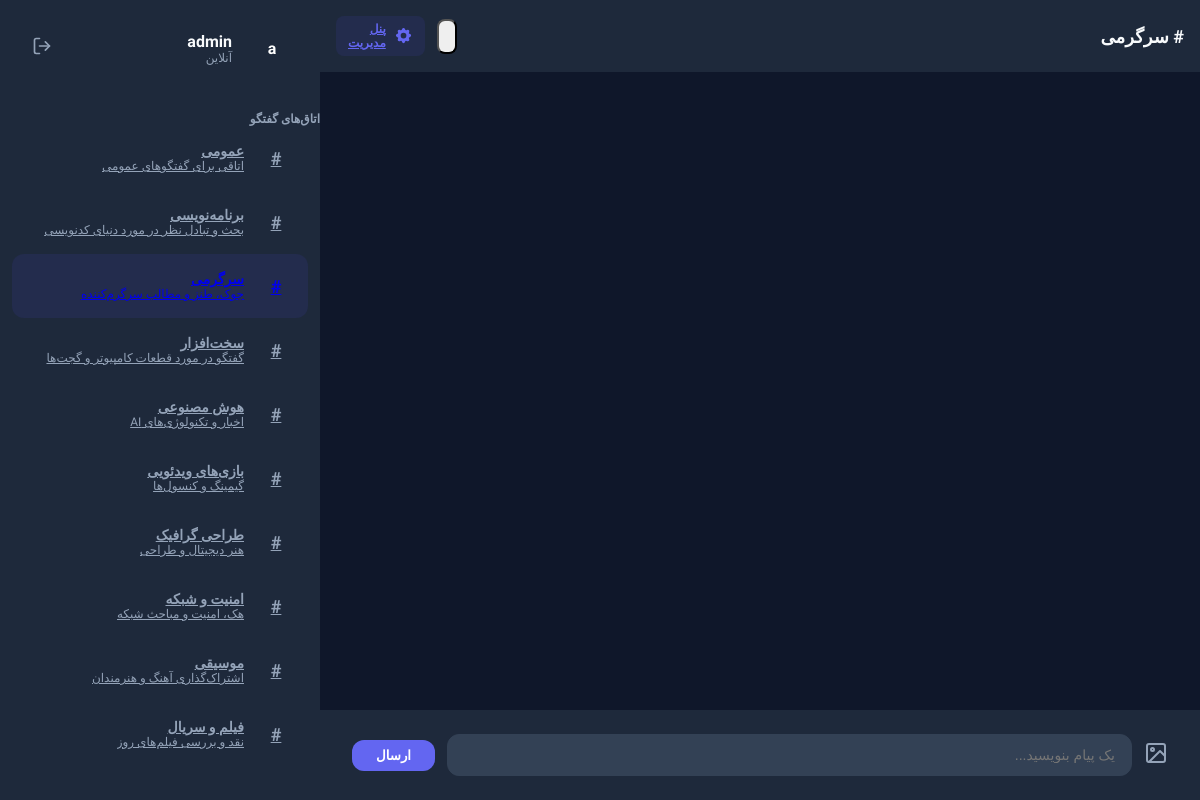
Page /chat?room_id=3 (signed in) on the committed database.
### tables this page shows
CREATE TABLE rooms (
    id INTEGER PRIMARY KEY AUTOINCREMENT,
    name VARCHAR(100) NOT NULL,
    description TEXT
);

### app/Controllers/ChatController.php (called while the page is built, shortened)
<?php
class ChatController extends Controller {
    private $roomModel;
    private $userModel;
    private $pmModel;
    public function __construct() {
        $this->roomModel = new Room();
        $this->userModel = new User();
        $this->pmModel = new PrivateMessage();
    }
    public function index() {
        $rooms = $this->roomModel->getAll();
        $currentRoomId = $_GET['room_id'] ?? 1;
        $currentRoom = $this->roomModel->findById($currentRoomId);
        $onlineUsers = $this->userModel->getOnlineUsers($_SESSION['user_id']);
        $activePms = $this->pmModel->getActiveChats($_SESSION['user_id']);
        $this->view('chat/index', [
            'rooms' => $rooms,
            'currentRoom' => $currentRoom,
            'onlineUsers' => $onlineUsers,
            'activePms' => $activePms,
            'username' => $_SESSION['username']
        ]);
    }
}

### app/Core/Router.php (called while the page is built, shortened)
<?php
class Router {
    protected $routes = [];
    public function add($route, $controller, $action, $method = 'GET') {
        $this->routes[] = [
            'route' => $route,
            'controller' => $controller,
            'action' => $action,
            'method' => $method
        ];
    }
    public function dispatch($url, $requestMethod) {
        $url = parse_url($url, PHP_URL_PATH);
        foreach ($this->routes as $route) {
            if ($route['route'] === $url && $route['method'] === $requestMethod) {
                $controllerName = "App\Controllers\\" . $route['controller'];
                $action = $route['action'];
                if (class_exists($controllerName)) {
                    $controller = new $controllerName();
                    if (method_exists($controller, $action)) {
                        return $controller->$action();
                    }
                }
            }
        }
    }
}

### public/index.php (called while the page is built, shortened)
<?php
spl_autoload_register(function ($class) {
    $prefix = 'App\\';
    $base_dir = __DIR__ . '/../app/';
    $len = strlen($prefix);
    $relative_class = substr($class, $len);
    $file = $base_dir . str_replace('\\', '/', $relative_class) . '.php';
});
$router = new Router();
$router->add('/login', 'AuthController', 'showLogin', 'GET');
$router->add('/login', 'AuthController', 'login', 'POST');
$router->add('/register', 'AuthController', 'showRegister', 'GET');
$router->add('/register', 'AuthController', 'register', 'POST');
$router->add('/logout', 'AuthController', 'logout', 'GET');
$router->add('/chat', 'ChatController', 'index', 'GET');
$router->add('/api/chat/messages', 'ChatController', 'getMessages', 'GET');
$router->add('/api/chat/send', 'ChatController', 'sendMessage', 'POST');
$router->add('/private', 'PrivateController', 'chat', 'GET');
$router->add('/api/private/messages', 'PrivateController', 'getMessages', 'GET');
$router->add('/api/private/send', 'PrivateController', 'sendMessage', 'POST');
$router->add('/api/upload', 'UploadController', 'upload', 'POST');
$router->add('/admin', 'AdminController', 'index', 'GET');
$router->add('/admin/toggle-block', 'AdminController', 'toggleBlock', 'POST');
$router->add('/admin/delete-user', 'AdminController', 'deleteUser', 'POST');
$router->add('/api/admin/delete-message', 'AdminController', 'deleteMessage', 'POST');
$router->add('/admin/rooms', 'AdminController', 'rooms', 'GET');
$router->add('/admin/rooms/add', 'AdminController', 'addRoom', 'POST');
$router->add('/admin/rooms/edit', 'AdminController', 'editRoom', 'POST');
$router->add('/admin/rooms/delete', 'AdminController', 'deleteRoom', 'POST');
$router->dispatch($_SERVER['REQUEST_URI'], $_SERVER['REQUEST_METHOD']);

### app/Core/Database.php (called while the page is built, shortened)
<?php
class Database {
    private static $instance = null;
    private $connection;
    private function __construct() {
        try {
            if (DB_TYPE === 'mysql') {
                $dsn = "mysql:host=" . DB_HOST . ";dbname=" . DB_NAME . ";charset=utf8mb4";
                $this->connection = new PDO($dsn, DB_USER, DB_PASS);
            } else {
                $this->connection = new PDO("sqlite:" . SQLITE_PATH);
            }
            $this->connection->setAttribute(PDO::ATTR_ERRMODE, PDO::ERRMODE_EXCEPTION);
            $this->connection->setAttribute(PDO::ATTR_DEFAULT_FETCH_MODE, PDO::FETCH_ASSOC);
            $this->connection->setAttribute(PDO::ATTR_EMULATE_PREPARES, false);
        } catch (PDOException $e) {
            die("Connection failed: " . $e->getMessage());
        }
    }
    public static function getInstance() {
        if (!self::$instance) {
            self::$instance = new self();
        }
        return self::$instance;
    }
    public function getConnection() {
        return $this->connection;
    }
    private function initialize() {
        $sql = file_get_contents(__DIR__ . '/../../database.sql');
        $queries = explode(';', $sql);
        foreach ($queries as $query) {
            $query = trim($query);
            if (!empty($query)) {
                $this->connection->exec($query);
            }
        }
    }
}

### app/Core/Model.php (called while the page is built, shortened)
<?php
class Model {
    public function __construct() {
        $this->db = Database::getInstance()->getConnection();
    }
}

### app/Models/Room.php (called while the page is built, shortened)
<?php
class Room extends Model {
    public function getAll() {
        $stmt = $this->db->prepare("SELECT * FROM rooms ORDER BY id ASC");
        $stmt->execute();
        return $stmt->fetchAll();
    }
    public function findById($id) {
        $stmt = $this->db->prepare("SELECT * FROM rooms WHERE id = :id");
        $stmt->execute(['id' => $id]);
        return $stmt->fetch();
    }
}

### views/chat/index.php (the view, shortened to what this page needs)
<?php require_once __DIR__ . '/../layout/header.php'; ?>
<div class="flex h-full w-full bg-main" data-room-id="<?php echo $currentRoom['id']; ?>" data-role="<?php echo $_SESSION['role'] ?? 'user'; ?>">
    <div class="chat-area flex-grow flex h-full overflow-hidden relative">
        <div class="flex-grow flex flex-col h-full border-l border-divider">
            <header class="p-4 bg-header flex items-center justify-between border-b border-divider shadow-sm z-10">
                <div class="flex items-center gap-4">
                    <h1 class="font-bold text-main text-lg"># <?php echo htmlspecialchars($currentRoom['name']); ?></h1>
                </div>
                <div class="flex items-center gap-3">
                    <button id="theme-toggle" class="p-2 rounded-lg hover:bg-active text-muted transition-colors" title="تغییر تم">
                    </button>
                    <?php if (isset($_SESSION['role']) && $_SESSION['role'] === 'admin'): ?>
                        <a href="/admin" class="bg-indigo-600/20 text-indigo-400 px-3 py-1.5 rounded-lg text-xs font-bold hover:bg-indigo-600 hover:text-white transition flex items-center gap-2">
                            پنل مدیریت
                        </a>
                    <?php endif; ?>
                </div>
            </header>
            <div id="messages" class="flex-grow overflow-y-auto p-4 flex flex-col space-y-4 custom-scrollbar">
            </div>
            <div class="input-bar border-t border-divider bg-header p-4">
                <div class="flex items-center bg-input rounded-xl px-4 py-2 gap-3 shadow-inner">
                    <label for="image-input" class="cursor-pointer text-muted hover:text-main transition">
                        <svg xmlns="http://www.w3.org/2000/svg" width="24" height="24" viewBox="0 0 24 24" fill="none" stroke="currentColor" stroke-width="2" stroke-linecap="round" stroke-linejoin="round"><rect x="3" y="3" width="18" height="18" rx="2" ry="2"/><circle cx="8.5" cy="8.5" r="1.5"/><polyline points="21 15 16 10 5 21"/></svg>
                    </label>
                    <input type="text" id="message-input" placeholder="یک پیام بنویسید..." class="input-field flex-grow bg-transparent border-none outline-none text-main text-sm">
                    <button id="send-btn" class="btn btn-primary px-6 py-2">ارسال</button>
                </div>
            </div>
        </div>
    </div>
    <div class="sidebar w-80 bg-sidebar flex flex-col h-full border-r border-divider z-20">
        <div class="p-6 bg-header border-b border-divider">
            <div class="flex items-center gap-4">
                <div class="w-12 h-12 bg-gradient-to-br from-indigo-500 to-purple-600 rounded-2xl flex items-center justify-center font-bold text-white text-xl shadow-lg transform rotate-3">
                    <?php echo mb_substr($username, 0, 1); ?>
                </div>
                <div class="flex-grow">
                    <div class="text-base font-bold text-main"><?php echo htmlspecialchars($username); ?></div>
                    <div class="flex items-center gap-1.5">
                        <span class="text-xs text-muted">آنلاین</span>
                    </div>
                </div>
                <a href="/logout" class="p-2 text-muted hover:text-red-400 transition" title="خروج">
                    <svg xmlns="http://www.w3.org/2000/svg" width="20" height="20" viewBox="0 0 24 24" fill="none" stroke="currentColor" stroke-width="2" stroke-linecap="round" stroke-linejoin="round"><path d="M9 21H5a2 2 0 0 1-2-2V5a2 2 0 0 1 2-2h4"/><polyline points="16 17 21 12 16 7"/><line x1="21" y1="12" x2="9" y2="12"/></svg>
                </a>
            </div>
        </div>
        <div class="flex-grow overflow-y-auto py-4 custom-scrollbar">
            <div class="px-6 mb-2 text-xs font-bold text-muted uppercase tracking-widest text-right">اتاق‌های گفتگو</div>
            <div class="space-y-1 px-3">
                <?php foreach ($rooms as $room): ?>
                    <a href="/chat?room_id=<?php echo $room['id']; ?>" class="room-item group flex items-center gap-3 p-3 rounded-xl transition <?php echo ($room['id'] == $currentRoom['id']) ? 'active bg-indigo-600/20 text-indigo-300' : 'text-muted hover:bg-active hover:text-main'; ?>">
                        <div class="w-10 h-10 rounded-xl bg-input flex items-center justify-center text-lg font-bold group-hover:bg-active transition">#</div>
                        <div class="flex flex-col overflow-hidden text-right">
                            <span class="text-sm font-bold truncate"><?php echo htmlspecialchars($room['name']); ?></span>
                            <span class="text-xs opacity-60 truncate"><?php echo htmlspecialchars($room['description']); ?></span>
                        </div>
                    </a>
                <?php endforeach; ?>
            </div>
        </div>
    </div>
</div>
<?php require_once __DIR__ . '/../layout/footer.php'; ?>

### views/layout/footer.php (style rules this page uses)
html, body { height: 100%; margin: 0; overflow: hidden; }

### rows in the picture
rooms: name "سرگرمی"
rooms: name "عمومی", description "اتاقی برای گفتگوهای عمومی"
rooms: name "برنامه‌نویسی", description "بحث و تبادل نظر در مورد دنیای کدنویسی"
rooms: name "سخت‌افزار", description "گفتگو در مورد قطعات کامپیوتر و گجت‌ها"
rooms: name "هوش مصنوعی", description "اخبار و تکنولوژی‌های AI"
rooms: name "بازی‌های ویدئویی", description "گیمینگ و کنسول‌ها"
rooms: name "طراحی گرافیک", description "هنر دیجیتال و طراحی"
rooms: name "امنیت و شبکه", description "هک، امنیت و مباحث شبکه"
rooms: name "موسیقی", description "اشتراک‌گذاری آهنگ و هنرمندان"
rooms: name "فیلم و سریال", description "نقد و بررسی فیلم‌های روز"

### other values in the picture
mb_substr($username, 0, 1) "a"
$username "admin"
